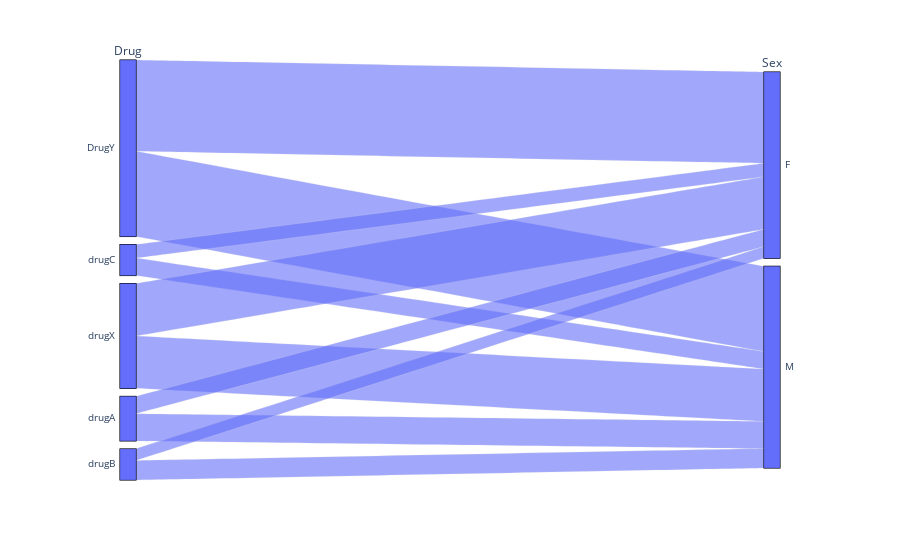

Source (notebook cell):
### Markdown cell above
## Gráfico paralelo para entender a distribuição de drogas/medicamentos por sexo

### Code cell
grafico = px.parallel_categories(df, dimensions=['Drug', 'Sex'])
grafico.show()

### Figure 1 — Plotly figure (JSON) as saved in the notebook; plotly's stock layout.template omitted (floating-point values rounded to 4 significant figures; data arrays with more than 128 entries replaced by an {"elided": "..."} marker saying what was removed)
{"data": [{"dimensions": [{"label": "Drug", "values": {"elided": "200 str values"}}, {"label": "Sex", "values": {"elided": "200 str values"}}], "domain": {"x": [0, 1], "y": [0, 1]}, "name": "", "type": "parcats"}], "layout": {"legend": {"tracegroupgap": 0}, "margin": {"t": 60}}}
